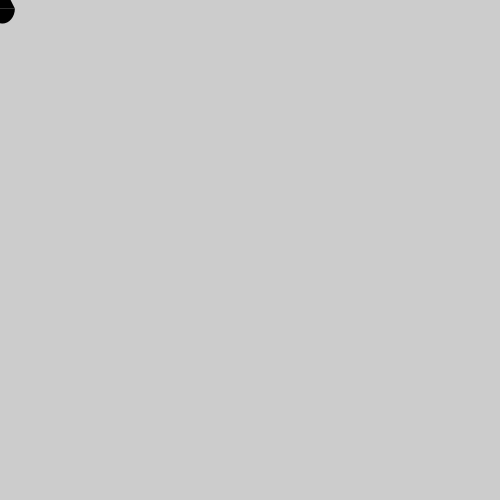
Frame 1 (no input)
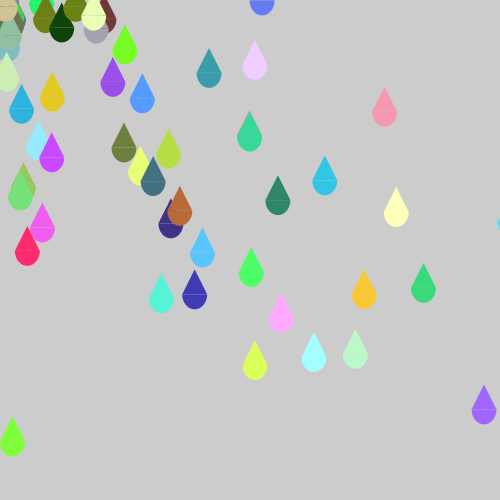
Frame 60 (the mouse pressed at the canvas centre just before this capture)
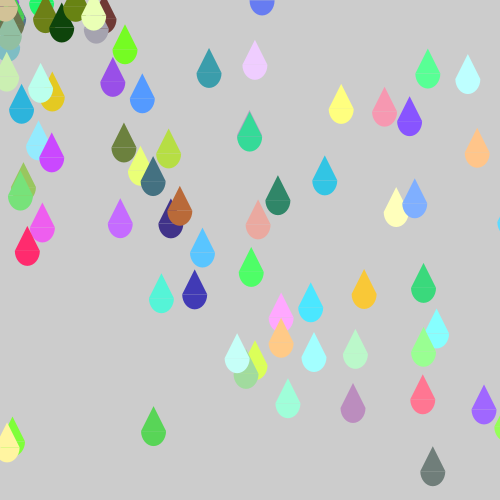
Frame 120 (the mouse held since frame 60 and released just before this capture)

The Processing sketch that drew these frames (run headless with seeded random() and noise(); from frame 60 on, the mouse is pressed at the canvas centre):

// Processing sketch: sketch_rainbowRandomRain
// ── sketch_rainbowRandomRain.pde
PShape teardrop, arc_, triangle_;
  int step=10;
  float middleArcX;
  float middleArcY;
  float arcWidth=25;
  float arcHeight=30;
  float randomFillR;
  float randomFillG;
  float randomFillB;
  int iter=1;

void setup() {
  size(500, 500);
  middleArcX=(width/2);
  middleArcY=(height/2);
  noStroke();
}

void draw() {
  //middleArcX=(width/2);
  //middleArcY=(height/2);
  //if (middleArcX<=width && middleArcY<=height){
  float R=randomFillR+iter;
  float G=randomFillG+iter;
  float B=randomFillB+iter;
  randomFillR=random(0,255);
  randomFillG=random(0,255);
  randomFillB=random(0,255);
  teardrop = createShape(GROUP);                       // Create the shape group
  teardrop.beginShape();
  arc_ = createShape(ARC, middleArcX, middleArcY, arcWidth, arcHeight, 0, PI);      
  arc_.setFill(color(R,G,B));
  triangle_ = createShape(TRIANGLE, middleArcX-(arcWidth/2), middleArcY, middleArcX, middleArcY-(1*arcWidth), middleArcX+(arcWidth/2), middleArcY); 
  triangle_.setFill(color(R,G,B));
  teardrop.addChild(arc_);                            // Add the two "child" shapes to the parent group
  teardrop.addChild(triangle_);
  //teardrop.setFill(color(255,0,255));
  teardrop.endShape();
  //teardrop.setFill(color(0,0,0));
  shape(teardrop,(-middleArcX+ random(step)),(-middleArcY+random(step)));  
  step+=10;
  iter+=1;
  //}
}    
